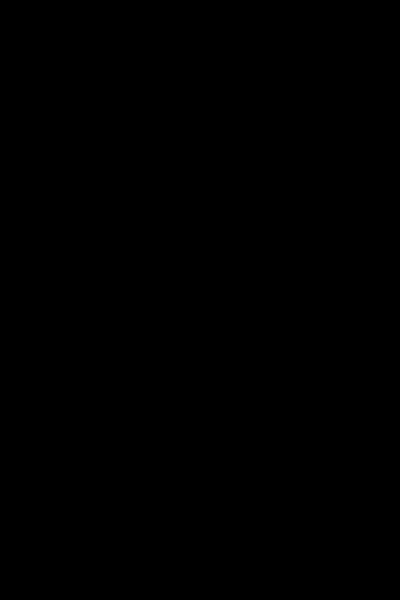
Frame 1 (no input)
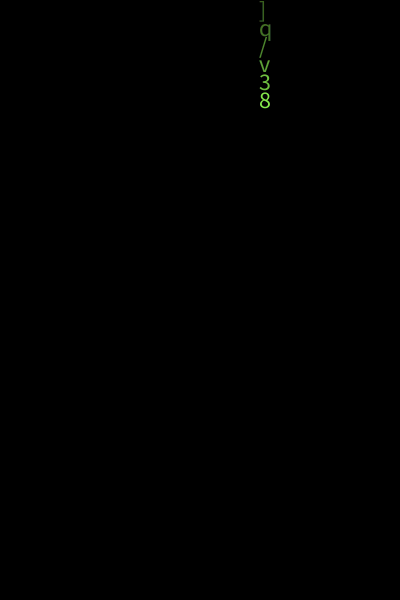
Frame 60 (the mouse pressed at the canvas centre just before this capture)
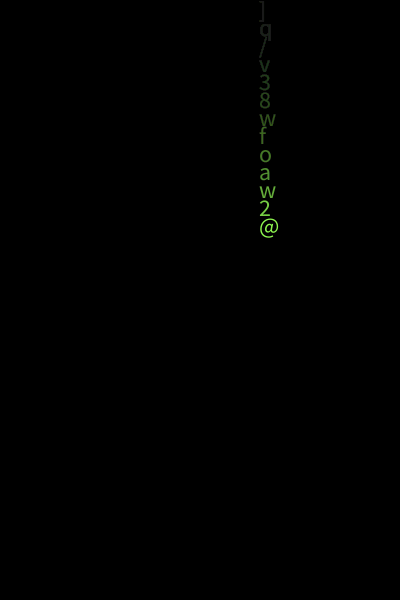
Frame 120 (the mouse held since frame 60 and released just before this capture)

The Processing sketch that drew these frames (run headless with seeded random() and noise(); from frame 60 on, the mouse is pressed at the canvas centre):

// Processing sketch: The_Matrix
// ── The_Matrix.pde
float y = 0;
float x = 0;
float dy = 2;
String letters = "abcdefghkmnopqrstuvwxyz01234567890!@#$%^&*()-=':/.<>?[]{}";

void setup() {
  size(400, 600);
  background(0);
  x = random(width);
  textSize(24);
}

int fc = 0;
char letter;

void draw() {
  fill(0, 5);
  rect(0, 0, width, height);

  fill(#93FF52);
  if (fc == 0) {
    int string_length = letters.length();
    float random_val = random(string_length);
    int char_index = floor(random_val);
    letter = letters.charAt(char_index);
    text(letter, x, y);
  }
  
  fc += 1;
  if (fc > 8) {
    fc = 0;
  }
  
  
  y = y + dy;
  if (y > height) {
    y = 0;
    x = random(width);
    textSize(random(16, 28));
  }
}
